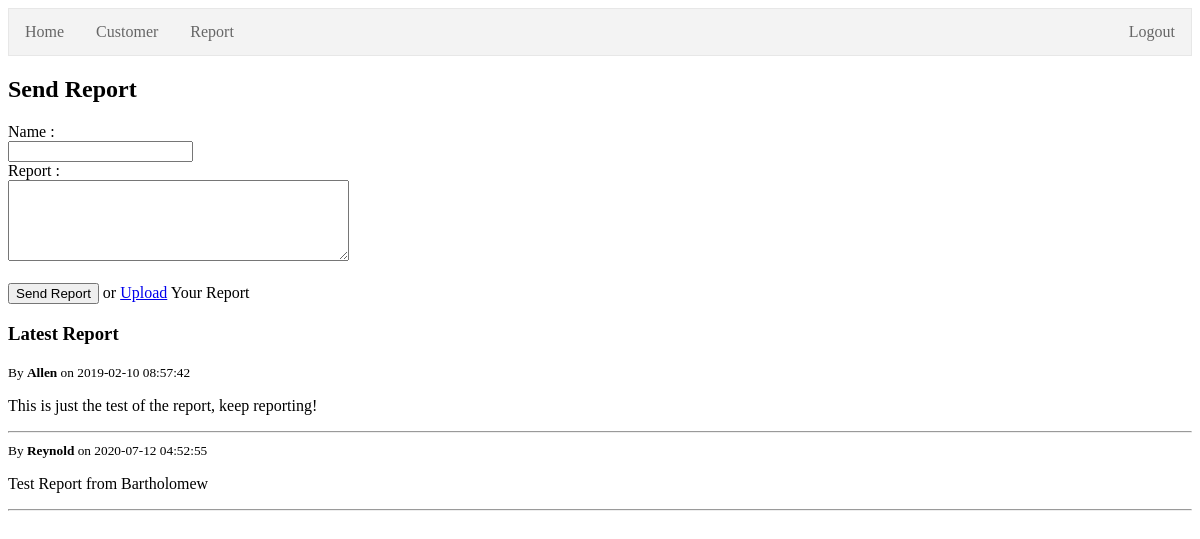
Screenshot of /admin/report/index.php (signed in) with the database file from the repository.
### tables this page shows
CREATE TABLE `report` (
  `id` int(11) NOT NULL AUTO_INCREMENT,
  `time` datetime NOT NULL,
  `name` varchar(255) NOT NULL,
  `reports` text NOT NULL,
  PRIMARY KEY (`id`)
);

### admin/report/index.php (the view, shortened to what this page needs)
<?php
include("../../config/config.php");
$report = mysqli_query($conn, "select * from report order by time");
?>
<!DOCTYPE html>
<html>
<head>
</head>
<body>
<ul>
  <li><a href="../">Home</a></li>
  <li><a href="../customer">Customer</a></li>
  <li><a href="#">Report</a></li>
  <li style="float:right"><a href="../logout.php">Logout</a></li>
</ul>
<h2>Send Report</h2>
<form action="report.php" method="post">
    Name   : <br><input type="text" name="name"><br>
    Report : <br>
    <textarea name="report" cols="40" rows="5"></textarea>
    <br><br/>
    <input type="submit" value="Send Report"> or <a href="upload.php">Upload</a> Your Report
</form>
<h3>Latest Report</h3>
<?php
while($row = mysqli_fetch_array($report)) {
    echo "<small>By <b>{$row['name']}</b> on {$row['time']}</small>";
    echo "<p>{$row['reports']}</p>";
    echo "<hr>";
}
?>
</body>
</html>

### admin/report/index.php (style rules this page uses)
ul { list-style-type: none; margin: 0; padding: 0; overflow: hidden; border: 1px solid #e7e7e7; background-color: #f3f3f3; }
li { float: left; }
li a { display: block; color: #666; text-align: center; padding: 14px 16px; text-decoration: none; }

### rows the page displays
report: name "Allen", time "2019-02-10 08:57:42", reports "This is just the test of the report, keep reporting!"
report: name "Reynold", time "2020-07-12 04:52:55", reports "Test Report from Bartholomew"
